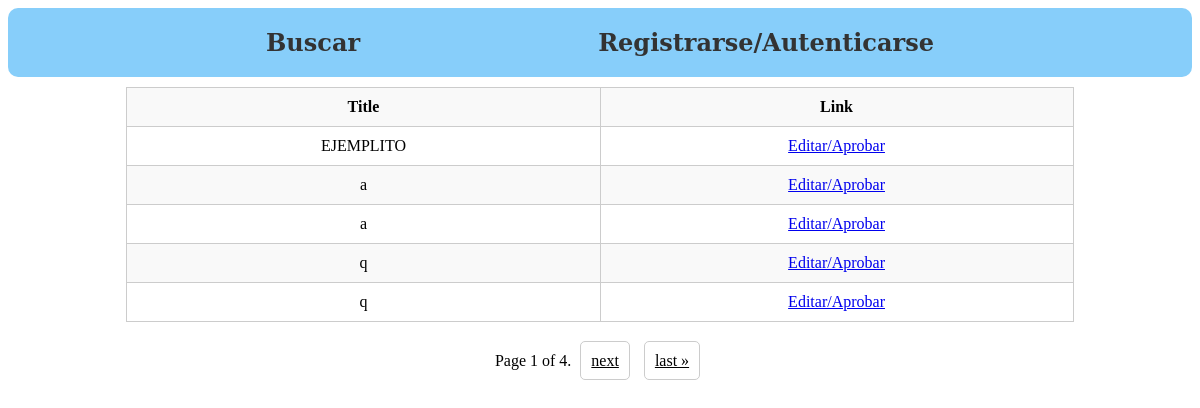
Page /pending/ on the committed database.
### Documents/models.py (models this page shows, shortened)
class PendingDocuments(models.Model):
    image = models.ImageField(upload_to='document_images/', default='document_images/default.jpg')
    name = models.CharField(max_length=200)
    text = models.TextField()
    xml_file = models.TextField(default='')

### Documents/views.py (the view)
# urls.py: path('pending/', views.pending, name='pending'),
def pending(request):
    posts = PendingDocuments.objects.all()
    paginator = Paginator(posts, 5)
    page_number = request.GET.get('page')
    page_obj = paginator.get_page(page_number)
    return render(request, 'docs/pending.html', {'posts': posts, 'page_obj': page_obj})

### templates/docs/pending.html (shortened to what this page needs)
{% extends 'base/main.html' %}
{% block content %}
    <table class="table table-striped">
        <thead>
            <tr>
                <th>Title</th>
                <th>Link</th>
            </tr>
        </thead>
        <tbody>
            {% for post in page_obj %}
                <tr>
                    <td>{{ post.name }}</td>
                    <td><a href="/edit/{{ post.id }}?page={{ page_obj.number }}">Editar/Aprobar</a></td>
                </tr>
            {% endfor %}
        </tbody>
    </table>
    <div class="pagination">
        <span class="step-links">
            <span class="current">
                Page {{ page_obj.number }} of {{ page_obj.paginator.num_pages }}.
            </span>
            {% if page_obj.has_next %}
                <a href="?page={{ page_obj.next_page_number }}">next</a>
                <a href="?page={{ page_obj.paginator.num_pages }}">last &raquo;</a>
            {% endif %}
        </span>
    </div>
{% endblock %}

### static/style.css (style rules this page uses)
table { width: 80%; border-collapse: collapse; margin-bottom: 20px; margin-left: auto; margin-right: auto; }
th, td { border: 1px solid #ccc; padding: 10px; text-align: center; }
th { background-color: #f9f9f9; }
tr:nth-child(even) { background-color: #f9f9f9; }
tr:nth-child(odd) { background-color: #fff; }
th:nth-child(1), td:nth-child(1) { width: 50%; }

### rows in the picture
PendingDocuments: name "EJEMPLITO"
PendingDocuments: name "a"
PendingDocuments: name "a"
PendingDocuments: name "q"
PendingDocuments: name "q"

### other values in the picture
{{ page_obj.number }} "1"
{{ page_obj.paginator.num_pages }} "4"
